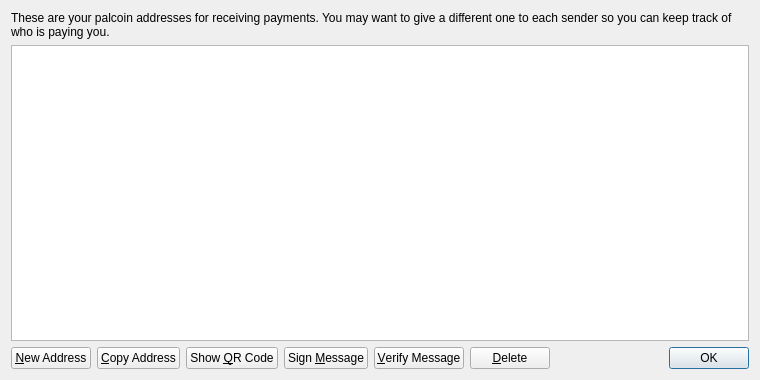
<?xml version="1.0" encoding="UTF-8"?>
<ui version="4.0">
 <class>AddressBookPage</class>
 <widget class="QWidget" name="AddressBookPage">
  <property name="geometry">
   <rect>
    <x>0</x>
    <y>0</y>
    <width>760</width>
    <height>380</height>
   </rect>
  </property>
  <property name="windowTitle">
   <string>Address Book</string>
  </property>
  <layout class="QVBoxLayout" name="verticalLayout">
   <item>
    <widget class="QLabel" name="labelExplanation">
     <property name="text">
      <string>These are your palcoin addresses for receiving payments. You may want to give a different one to each sender so you can keep track of who is paying you.</string>
     </property>
     <property name="textFormat">
      <enum>Qt::PlainText</enum>
     </property>
     <property name="wordWrap">
      <bool>true</bool>
     </property>
    </widget>
   </item>
   <item>
    <widget class="QTableView" name="tableView">
     <property name="contextMenuPolicy">
      <enum>Qt::CustomContextMenu</enum>
     </property>
     <property name="toolTip">
      <string>Double-click to edit address or label</string>
     </property>
     <property name="tabKeyNavigation">
      <bool>false</bool>
     </property>
     <property name="alternatingRowColors">
      <bool>true</bool>
     </property>
     <property name="selectionMode">
      <enum>QAbstractItemView::SingleSelection</enum>
     </property>
     <property name="selectionBehavior">
      <enum>QAbstractItemView::SelectRows</enum>
     </property>
     <property name="sortingEnabled">
      <bool>true</bool>
     </property>
     <attribute name="verticalHeaderVisible">
      <bool>false</bool>
     </attribute>
    </widget>
   </item>
   <item>
    <layout class="QHBoxLayout" name="horizontalLayout">
     <item>
      <widget class="QPushButton" name="newAddressButton">
       <property name="toolTip">
        <string>Create a new address</string>
       </property>
       <property name="text">
        <string>&amp;New Address</string>
       </property>
       <property name="icon">
        <iconset resource="../bitcoin.qrc">
         <normaloff>:/icons/add</normaloff>:/icons/add</iconset>
       </property>
      </widget>
     </item>
     <item>
      <widget class="QPushButton" name="copyToClipboard">
       <property name="toolTip">
        <string>Copy the currently selected address to the system clipboard</string>
       </property>
       <property name="text">
        <string>&amp;Copy Address</string>
       </property>
       <property name="icon">
        <iconset resource="../bitcoin.qrc">
         <normaloff>:/icons/editcopy</normaloff>:/icons/editcopy</iconset>
       </property>
      </widget>
     </item>
     <item>
      <widget class="QPushButton" name="showQRCode">
       <property name="text">
        <string>Show &amp;QR Code</string>
       </property>
       <property name="icon">
        <iconset resource="../bitcoin.qrc">
         <normaloff>:/icons/qrcode</normaloff>:/icons/qrcode</iconset>
       </property>
      </widget>
     </item>
     <item>
      <widget class="QPushButton" name="signMessage">
       <property name="toolTip">
        <string>Sign a message to prove you own a palcoin address</string>
       </property>
       <property name="text">
        <string>Sign &amp;Message</string>
       </property>
       <property name="icon">
        <iconset resource="../bitcoin.qrc">
         <normaloff>:/icons/edit</normaloff>:/icons/edit</iconset>
       </property>
      </widget>
     </item>
     <item>
      <widget class="QPushButton" name="verifyMessage">
       <property name="toolTip">
        <string>Verify a message to ensure it was signed with a specified palcoin address</string>
       </property>
       <property name="text">
        <string>&amp;Verify Message</string>
       </property>
       <property name="icon">
        <iconset resource="../bitcoin.qrc">
         <normaloff>:/icons/transaction_0</normaloff>:/icons/transaction_0</iconset>
       </property>
      </widget>
     </item>
     <item>
      <widget class="QPushButton" name="deleteButton">
       <property name="toolTip">
        <string>Delete the currently selected address from the list</string>
       </property>
       <property name="text">
        <string>&amp;Delete</string>
       </property>
       <property name="icon">
        <iconset resource="../bitcoin.qrc">
         <normaloff>:/icons/remove</normaloff>:/icons/remove</iconset>
       </property>
      </widget>
     </item>
     <item>
      <spacer name="horizontalSpacer">
       <property name="orientation">
        <enum>Qt::Horizontal</enum>
       </property>
       <property name="sizeHint" stdset="0">
        <size>
         <width>40</width>
         <height>20</height>
        </size>
       </property>
      </spacer>
     </item>
     <item>
      <widget class="QDialogButtonBox" name="buttonBox">
       <property name="sizePolicy">
        <sizepolicy hsizetype="Maximum" vsizetype="Fixed">
         <horstretch>0</horstretch>
         <verstretch>0</verstretch>
        </sizepolicy>
       </property>
       <property name="standardButtons">
        <set>QDialogButtonBox::Ok</set>
       </property>
      </widget>
     </item>
    </layout>
   </item>
  </layout>
 </widget>
 <resources>
  <include location="../bitcoin.qrc"/>
 </resources>
 <connections/>
</ui>
